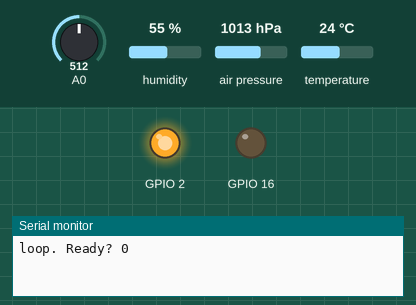
A program run on a simulated ESP8266 (NodeMCU). On the bench: output pins drawn as LEDs (lit = HIGH), the last lines printed to the serial monitor. The test bench sets the inputs (shaded band); at power-on: A0 = 512, humidity 55 %, air pressure 1013 hPa, temperature 24 °C.

Above: at 0.1 s.
At 1.1 s:
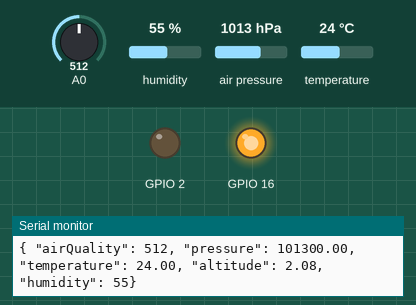
Timing chart, 0 to 2.6 s (numbered marks = the images above):
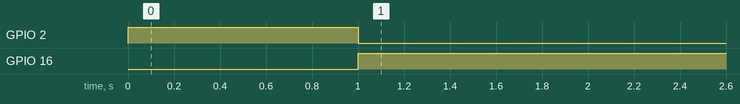

Measured:
- by itself, GPIO 2: LOW → HIGH at 0.00 s, → LOW 1.0 s later
- by itself, GPIO 16: LOW → HIGH at 1.0 s

The program:

main.cpp
```cpp
#include <Arduino.h>
#include "Seeed_BME280.h"

BME280 bme280;
bool bme280_init = false;

void setup() {
  Serial.begin(9600);
  pinMode(2, OUTPUT);
  pinMode(16, OUTPUT);
  Wire.begin(5);
  Wire.setClock(4);
  digitalWrite(2, LOW);
  digitalWrite(16, LOW);
}

struct sensorReading {
  float pressure;
  int airQuality;
  float temperature;
  float altitude;
  uint32_t humidity;
};

sensorReading getReading(BME280 bme280) {
  float pressure = bme280.getPressure();
  return sensorReading{
    pressure,
    analogRead(A0),
    bme280.getTemperature(),
    bme280.calcAltitude(pressure),
    bme280.getHumidity()
  };
}

void serialDump(sensorReading reading) {
  Serial.print("{ \"airQuality\": ");
  Serial.print(reading.airQuality, DEC);
  Serial.print(", \"pressure\": ");
  Serial.print(reading.pressure);
  Serial.print(", \"temperature\": ");
  Serial.print(reading.temperature);
  Serial.print(", \"altitude\": ");
  Serial.print(reading.altitude);
  Serial.print(", \"humidity\": ");
  Serial.print(reading.humidity);
  Serial.println("}");
}

void loop() {
  Serial.print("loop. Ready? ");
  Serial.println(bme280_init);
  digitalWrite(2, LOW);
  digitalWrite(16, LOW);
  if (!bme280_init) {
    digitalWrite(2, HIGH);
    bme280_init = bme280.init();
  } else {
    digitalWrite(16, HIGH);
    serialDump(getReading(bme280));
  }
  delay(1000);
}
```
